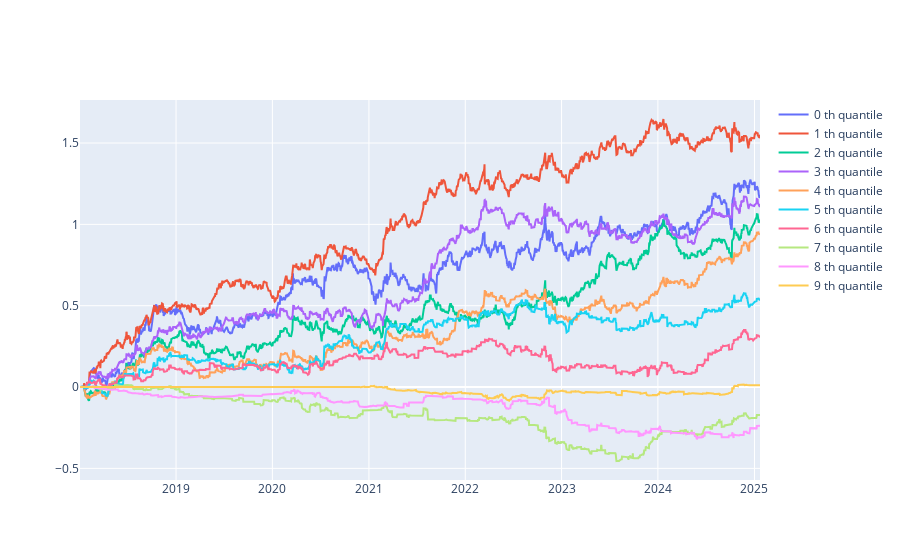

Write notebook code for a chart like this one.
### Code cell
# momentum: ln(open_/close_.shift(1)) 如果要更保守，就li_.shift(1)
time_ = "2017-01-15"; end_ = '2025-01-22'
open_ = open[time_:end_]
close_ = close[time_:end_]
ln_ = np.log(open_/close_.shift(1)) # index: 使用的時間
pct_calculating_profit = close_/open_-1 # index: 當天收益
holdings = intraday_shifted_input_signal_pct_output_plot(ln_.shift(10), pct_calculating_profit, quantile=10, type_='cumsum')

### Figure 1 — Plotly figure (JSON) as saved in the notebook; plotly's stock layout.template omitted (floating-point values rounded to 4 significant figures; data arrays with more than 128 entries replaced by an {"elided": "..."} marker saying what was removed)
{"data": [{"mode": "lines", "name": "0 th quantile", "type": "scatter", "x": {"elided": "1737 str values"}, "y": {"elided": "1737 float values"}, "yaxis": "y"}, {"mode": "lines", "name": "1 th quantile", "type": "scatter", "x": {"elided": "1737 str values"}, "y": {"elided": "1737 float values"}, "yaxis": "y"}, {"mode": "lines", "name": "2 th quantile", "type": "scatter", "x": {"elided": "1737 str values"}, "y": {"elided": "1737 float values"}, "yaxis": "y"}, {"mode": "lines", "name": "3 th quantile", "type": "scatter", "x": {"elided": "1737 str values"}, "y": {"elided": "1737 float values"}, "yaxis": "y"}, {"mode": "lines", "name": "4 th quantile", "type": "scatter", "x": {"elided": "1737 str values"}, "y": {"elided": "1737 float values"}, "yaxis": "y"}, {"mode": "lines", "name": "5 th quantile", "type": "scatter", "x": {"elided": "1737 str values"}, "y": {"elided": "1737 float values"}, "yaxis": "y"}, {"mode": "lines", "name": "6 th quantile", "type": "scatter", "x": {"elided": "1737 str values"}, "y": {"elided": "1737 float values"}, "yaxis": "y"}, {"mode": "lines", "name": "7 th quantile", "type": "scatter", "x": {"elided": "1737 str values"}, "y": {"elided": "1737 float values"}, "yaxis": "y"}, {"mode": "lines", "name": "8 th quantile", "type": "scatter", "x": {"elided": "1737 str values"}, "y": {"elided": "1737 float values"}, "yaxis": "y"}, {"mode": "lines", "name": "9 th quantile", "type": "scatter", "x": {"elided": "1737 str values"}, "y": {"elided": "1737 float values"}, "yaxis": "y"}], "layout": {}}
